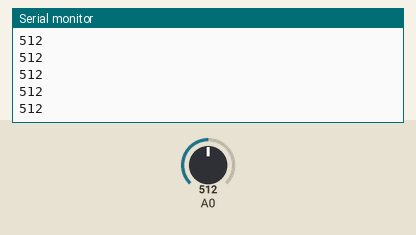
This sketch was run on a simulated Arduino Uno, built with avr-gcc and run on an emulated ATmega328P. On the bench: the last lines printed to the serial monitor. Inputs (shaded band) come from the test bench; at power-on: A0 = 512.

Above: at 1.2 s.
1.3 s: A0 set to 716
At 1.31 s:
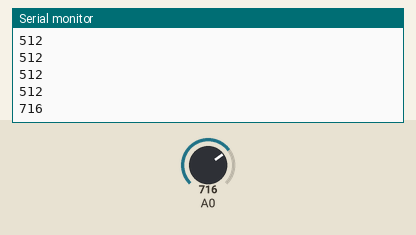
2.8 s: A0 set to 900
At 2.81 s:
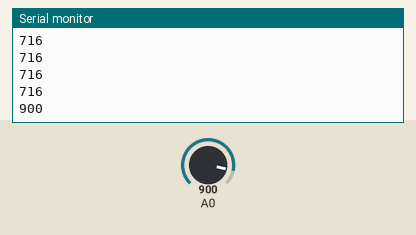
Timing chart, 0 to 5.8 s (numbered marks = the images above; inputs shaded):
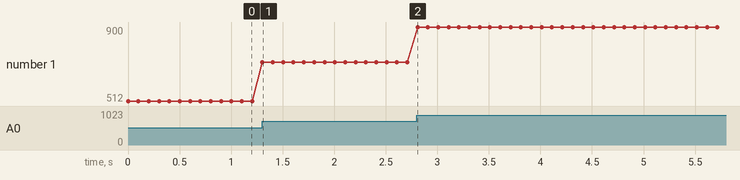

Measured:
- after the input at 1.3 s, the serial monitor: prints a new line at once (image 1)
- after the input at 2.8 s, the serial monitor: prints a new line at once (image 2)
- plotted number 1: 512 → 716 after the input at 1.3 s, 716 → 900 after the input at 2.8 s

The sketch:

analog_read_serial1.ino
```cpp
/*
 * アナログ入力の値を読み取って、シリアルモニタに表示する
 *
 * 0V ~ 1V の電圧を読み取って 0 ~ 1023 に変換する
 *  「 analogRead(A0) 」で読み取り
 *
 * 配線
 *   TOUT --- 可変抵抗
 */
void setup() {
  Serial.begin(115200);
}

void loop() {
  int analogVal = analogRead(A0);  // AD変換
  Serial.println(analogVal);      // アナログ入力から読み取った値をシリアルモニタに表示
  delay(100);                     // 0.1秒待つ
}
```
